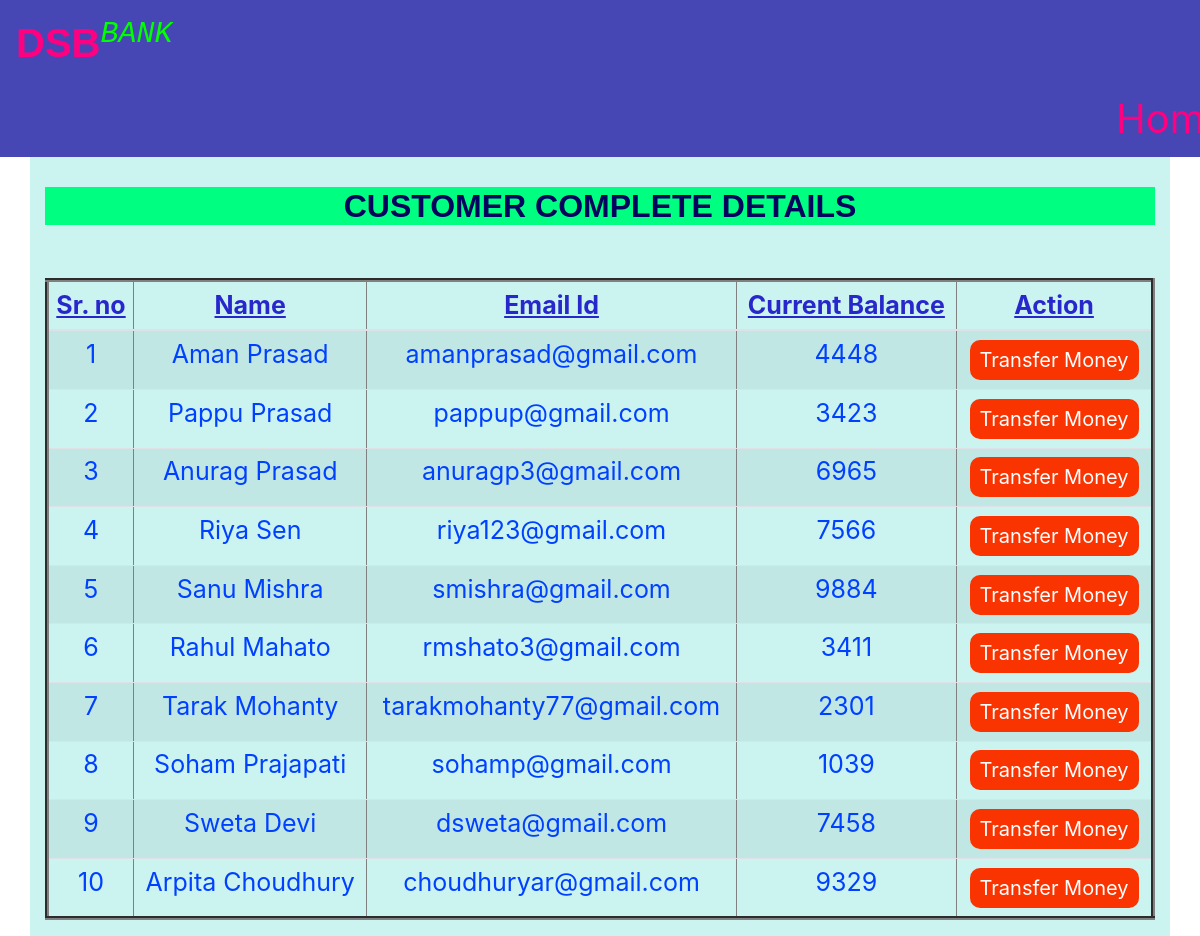
Page /viewusers.php on the committed database.
### tables this page shows
CREATE TABLE `users` (
  `id` int(11) NOT NULL,
  `name` varchar(50) NOT NULL,
  `email` varchar(50) NOT NULL,
  `credits` int(10) NOT NULL
);

### viewusers.php (the view, shortened to what this page needs)
<!DOCTYPE html>
<html lang="en">
<head>
    <link rel="stylesheet" href="https://maxcdn.bootstrapcdn.com/bootstrap/4.0.0/css/bootstrap.min.css">
</head>
<body style="background-image: url(https://media.gettyimages.com/photos/medical-blur-background-customer-or-patient-service-counter-office-picture-id937795806);">
<?php
    require 'config.php';
    $query = "SELECT * FROM users";
    $result = mysqli_query($conn,$query);
?>
<nav class="navbar navbar-light" style="background-color: #4646b5">
<p class="logo-text"><b style="font-family: arial;">DSB</b><i><sup style="color: #00ff00; font-family:monospace;">BANK</sup></i><sub><small style="font-size: 30px; color: yellow;">
<ul class="navbar-nav">
<li class="list-home">
  <a class="nav-link1" href="index.php">Home</a>
</li>
</ul>
</nav>
    <div class="container divStyle">
        <h2>CUSTOMER COMPLETE DETAILS </h2>
        <br>
            <div class="row">
                <div class="col">
                    <div class="table-responsive-sm">
                    <table border="4"class="table roundedCorners tabletext table-hover table-sm table-striped table-condensed">
                        <thead>
                            <tr>
                            <th scope="col">Sr. no</th>
                            <th scope="col">Name</th>
                            <th scope="col">Email Id</th>
                            <th scope="col"> Current Balance </th>
                            <th scope="col">Action</th>
                            </tr>
                        </thead>
                        <tbody>
                <?php
                    while($rows=mysqli_fetch_array($result)){
                ?>
                    <tr>
                        <td><?php echo $rows['id'] ?></td>
                        <td><?php echo $rows['name']?></td>
                        <td><?php echo $rows['email']?></td>
                        <td><?php echo $rows['credits']?></td>
                        <td><a href="selectedUserdetail.php?id= <?php echo $rows['id'] ;?>"> <button type="button" class="button">Transfer Money</button></a></td>
                    </tr>
                <?php
                    }
                 ?>
                        </tbody>
                    </table>
                    </div>
                </div>
            </div>
            </div>
</body>
</html>

### viewusers.php (style rules this page uses)
.logo-text, .nav-link1 { color: #ff0080; padding-top: 5px; font-size:40px; padding-left: -5%; }
.list-home { padding-left: 1100px; }
.container { background-color:#cbf3f0; padding-top: 30px; text-align: center; }
.button { background-color: #fa3401; border: none; color: white; padding: 5px 10px; text-align: center; text-decoration: none; display: inline-block; font-size: 20px; margin: 4px 2px; border-radius: 10px; }
.row { color:#0040ff; font-size:25px; }
h2 { font-family: sans-serif; color: #03045e; background-color: #00ff80; font-weight: bold; }
th { text-decoration: underline; color:#2827CC ; }

### rows in the picture
users: id "1", name "Aman Prasad", email "amanprasad@gmail.com", credits "4448"
users: id "2", name "Pappu Prasad", email "pappup@gmail.com", credits "3423"
users: id "3", name "Anurag Prasad", email "anuragp3@gmail.com", credits "6965"
users: id "4", name "Riya Sen", email "riya123@gmail.com", credits "7566"
users: id "5", name "Sanu Mishra", email "smishra@gmail.com", credits "9884"
users: id "6", name "Rahul Mahato", email "rmshato3@gmail.com", credits "3411"
users: id "7", name "Tarak Mohanty", email "tarakmohanty77@gmail.com", credits "2301"
users: id "8", name "Soham Prajapati", email "sohamp@gmail.com", credits "1039"
users: id "9", name "Sweta Devi", email "dsweta@gmail.com", credits "7458"
users: id "10", name "Arpita Choudhury", email "choudhuryar@gmail.com", credits "9329"
